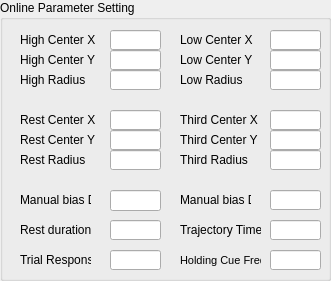
   <widget class="QGroupBox" name="groupBox">
    <property name="geometry">
     <rect>
      <x>530</x>
      <y>350</y>
      <width>331</width>
      <height>281</height>
     </rect>
    </property>
    <property name="title">
     <string>Online Parameter Setting</string>
    </property>
    <widget class="QLineEdit" name="HighCenterY">
     <property name="geometry">
      <rect>
       <x>110</x>
       <y>50</y>
       <width>51</width>
       <height>20</height>
      </rect>
     </property>
     <property name="text">
      <string/>
     </property>
    </widget>
    <widget class="QLabel" name="label_59">
     <property name="geometry">
      <rect>
       <x>20</x>
       <y>50</y>
       <width>81</width>
       <height>20</height>
      </rect>
     </property>
     <property name="text">
      <string>High Center Y</string>
     </property>
    </widget>
    <widget class="QLineEdit" name="HighCenterX">
     <property name="geometry">
      <rect>
       <x>110</x>
       <y>30</y>
       <width>51</width>
       <height>20</height>
      </rect>
     </property>
     <property name="text">
      <string/>
     </property>
    </widget>
    <widget class="QLabel" name="label_54">
     <property name="geometry">
      <rect>
       <x>20</x>
       <y>30</y>
       <width>81</width>
       <height>20</height>
      </rect>
     </property>
     <property name="text">
      <string>High Center X</string>
     </property>
    </widget>
    <widget class="QLineEdit" name="HighRadius">
     <property name="geometry">
      <rect>
       <x>110</x>
       <y>70</y>
       <width>51</width>
       <height>20</height>
      </rect>
     </property>
     <property name="text">
      <string/>
     </property>
    </widget>
    <widget class="QLabel" name="label_57">
     <property name="geometry">
      <rect>
       <x>20</x>
       <y>70</y>
       <width>81</width>
       <height>20</height>
      </rect>
     </property>
     <property name="text">
      <string>High Radius</string>
     </property>
    </widget>
    <widget class="QLineEdit" name="LowCenterX">
     <property name="geometry">
      <rect>
       <x>270</x>
       <y>30</y>
       <width>51</width>
       <height>20</height>
      </rect>
     </property>
     <property name="text">
      <string/>
     </property>
    </widget>
    <widget class="QLineEdit" name="LowRadius">
     <property name="geometry">
      <rect>
       <x>270</x>
       <y>70</y>
       <width>51</width>
       <height>20</height>
      </rect>
     </property>
     <property name="text">
      <string/>
     </property>
    </widget>
    <widget class="QLabel" name="label_63">
     <property name="geometry">
      <rect>
       <x>180</x>
       <y>70</y>
       <width>81</width>
       <height>20</height>
      </rect>
     </property>
     <property name="text">
      <string>Low Radius</string>
     </property>
    </widget>
    <widget class="QLabel" name="label_61">
     <property name="geometry">
      <rect>
       <x>180</x>
       <y>30</y>
       <width>81</width>
       <height>20</height>
      </rect>
     </property>
     <property name="text">
      <string>Low Center X</string>
     </property>
    </widget>
    <widget class="QLineEdit" name="LowCenterY">
     <property name="geometry">
      <rect>
       <x>270</x>
       <y>50</y>
       <width>51</width>
       <height>20</height>
      </rect>
     </property>
     <property name="text">
      <string/>
     </property>
    </widget>
    <widget class="QLabel" name="label_62">
     <property name="geometry">
      <rect>
       <x>180</x>
       <y>50</y>
       <width>81</width>
       <height>20</height>
      </rect>
     </property>
     <property name="text">
      <string>Low Center Y</string>
     </property>
    </widget>
    <widget class="QLabel" name="label_66">
     <property name="geometry">
      <rect>
       <x>20</x>
       <y>150</y>
       <width>81</width>
       <height>20</height>
      </rect>
     </property>
     <property name="text">
      <string>Rest Radius</string>
     </property>
    </widget>
    <widget class="QLineEdit" name="RestCenterY">
     <property name="geometry">
      <rect>
       <x>110</x>
       <y>130</y>
       <width>51</width>
       <height>20</height>
      </rect>
     </property>
     <property name="text">
      <string/>
     </property>
    </widget>
    <widget class="QLineEdit" name="RestRadius">
     <property name="geometry">
      <rect>
       <x>110</x>
       <y>150</y>
       <width>51</width>
       <height>20</height>
      </rect>
     </property>
     <property name="text">
      <string/>
     </property>
    </widget>
    <widget class="QLabel" name="label_65">
     <property name="geometry">
      <rect>
       <x>20</x>
       <y>130</y>
       <width>81</width>
       <height>20</height>
      </rect>
     </property>
     <property name="text">
      <string>Rest Center Y</string>
     </property>
    </widget>
    <widget class="QLabel" name="label_64">
     <property name="geometry">
      <rect>
       <x>20</x>
       <y>110</y>
       <width>81</width>
       <height>20</height>
      </rect>
     </property>
     <property name="text">
      <string>Rest Center X</string>
     </property>
    </widget>
    <widget class="QLineEdit" name="RestCenterX">
     <property name="geometry">
      <rect>
       <x>110</x>
       <y>110</y>
       <width>51</width>
       <height>20</height>
      </rect>
     </property>
     <property name="text">
      <string/>
     </property>
    </widget>
    <widget class="QLineEdit" name="MiddleCenterX">
     <property name="geometry">
      <rect>
       <x>270</x>
       <y>110</y>
       <width>51</width>
       <height>20</height>
      </rect>
     </property>
     <property name="text">
      <string/>
     </property>
    </widget>
    <widget class="QLineEdit" name="MiddleRadius">
     <property name="geometry">
      <rect>
       <x>270</x>
       <y>150</y>
       <width>51</width>
       <height>20</height>
      </rect>
     </property>
     <property name="text">
      <string/>
     </property>
    </widget>
    <widget class="QLabel" name="label_68">
     <property name="geometry">
      <rect>
       <x>180</x>
       <y>150</y>
       <width>81</width>
       <height>20</height>
      </rect>
     </property>
     <property name="text">
      <string>Third Radius</string>
     </property>
    </widget>
    <widget class="QLabel" name="label_67">
     <property name="geometry">
      <rect>
       <x>180</x>
       <y>130</y>
       <width>81</width>
       <height>20</height>
      </rect>
     </property>
     <property name="text">
      <string>Third Center Y</string>
     </property>
    </widget>
    <widget class="QLineEdit" name="MiddleCenterY">
     <property name="geometry">
      <rect>
       <x>270</x>
       <y>130</y>
       <width>51</width>
       <height>20</height>
      </rect>
     </property>
     <property name="text">
      <string/>
     </property>
    </widget>
    <widget class="QLabel" name="label_69">
     <property name="geometry">
      <rect>
       <x>180</x>
       <y>110</y>
       <width>81</width>
       <height>20</height>
      </rect>
     </property>
     <property name="text">
      <string>Third Center X</string>
     </property>
    </widget>
    <widget class="QLabel" name="label_60">
     <property name="geometry">
      <rect>
       <x>20</x>
       <y>190</y>
       <width>71</width>
       <height>20</height>
      </rect>
     </property>
     <property name="text">
      <string>Manual bias D1</string>
     </property>
    </widget>
    <widget class="QLineEdit" name="editRestDuration">
     <property name="geometry">
      <rect>
       <x>110</x>
       <y>220</y>
       <width>51</width>
       <height>20</height>
      </rect>
     </property>
     <property name="text">
      <string/>
     </property>
    </widget>
    <widget class="QLineEdit" name="editManualBias_2">
     <property name="geometry">
      <rect>
       <x>270</x>
       <y>190</y>
       <width>51</width>
       <height>20</height>
      </rect>
     </property>
     <property name="text">
      <string/>
     </property>
    </widget>
    <widget class="QLabel" name="label_55">
     <property name="geometry">
      <rect>
       <x>20</x>
       <y>220</y>
       <width>71</width>
       <height>20</height>
      </rect>
     </property>
     <property name="text">
      <string>Rest duration</string>
     </property>
    </widget>
    <widget class="QLabel" name="label_58">
     <property name="geometry">
      <rect>
       <x>180</x>
       <y>190</y>
       <width>71</width>
       <height>20</height>
      </rect>
     </property>
     <property name="text">
      <string>Manual bias D2</string>
     </property>
    </widget>
    <widget class="QLineEdit" name="editManualBias_1">
     <property name="geometry">
      <rect>
       <x>110</x>
       <y>190</y>
       <width>51</width>
       <height>21</height>
      </rect>
     </property>
     <property name="text">
      <string/>
     </property>
    </widget>
    <widget class="QLabel" name="label_70">
     <property name="geometry">
      <rect>
       <x>180</x>
       <y>220</y>
       <width>81</width>
       <height>20</height>
      </rect>
     </property>
     <property name="text">
      <string>Trajectory Time</string>
     </property>
    </widget>
    <widget class="QLineEdit" name="editPlotTime">
     <property name="geometry">
      <rect>
       <x>270</x>
       <y>220</y>
       <width>51</width>
       <height>20</height>
      </rect>
     </property>
     <property name="text">
      <string/>
     </property>
    </widget>
    <widget class="QLabel" name="label_71">
     <property name="geometry">
      <rect>
       <x>20</x>
       <y>250</y>
       <width>71</width>
       <height>20</height>
      </rect>
     </property>
     <property name="text">
      <string>Trial Response</string>
     </property>
    </widget>
    <widget class="QLineEdit" name="editResponseTime">
     <property name="geometry">
      <rect>
       <x>110</x>
       <y>250</y>
       <width>51</width>
       <height>20</height>
      </rect>
     </property>
     <property name="text">
      <string/>
     </property>
    </widget>
    <widget class="QLabel" name="label_73">
     <property name="geometry">
      <rect>
       <x>180</x>
       <y>250</y>
       <width>81</width>
       <height>20</height>
      </rect>
     </property>
     <property name="font">
      <font>
       <pointsize>8</pointsize>
      </font>
     </property>
     <property name="text">
      <string>Holding Cue Freq</string>
     </property>
    </widget>
    <widget class="QLineEdit" name="editHoldingCueFreq">
     <property name="geometry">
      <rect>
       <x>270</x>
       <y>250</y>
       <width>51</width>
       <height>20</height>
      </rect>
     </property>
     <property name="text">
      <string/>
     </property>
    </widget>
    <zorder>HighCenterY</zorder>
    <zorder>label_59</zorder>
    <zorder>HighCenterX</zorder>
    <zorder>label_54</zorder>
    <zorder>HighRadius</zorder>
    <zorder>label_57</zorder>
    <zorder>LowCenterX</zorder>
    <zorder>LowRadius</zorder>
    <zorder>label_63</zorder>
    <zorder>label_61</zorder>
    <zorder>LowCenterY</zorder>
    <zorder>label_62</zorder>
    <zorder>label_66</zorder>
    <zorder>RestCenterY</zorder>
    <zorder>RestRadius</zorder>
    <zorder>label_65</zorder>
    <zorder>label_64</zorder>
    <zorder>RestCenterX</zorder>
    <zorder>MiddleCenterX</zorder>
    <zorder>MiddleRadius</zorder>
    <zorder>label_68</zorder>
    <zorder>label_67</zorder>
    <zorder>MiddleCenterY</zorder>
    <zorder>label_69</zorder>
    <zorder>label_60</zorder>
    <zorder>editRestDuration</zorder>
    <zorder>editManualBias_2</zorder>
    <zorder>label_55</zorder>
    <zorder>label_58</zorder>
    <zorder>editManualBias_1</zorder>
    <zorder>label_70</zorder>
    <zorder>editPlotTime</zorder>
    <zorder>label_71</zorder>
    <zorder>editResponseTime</zorder>
    <zorder>label_73</zorder>
    <zorder>editHoldingCueFreq</zorder>
    <zorder>groupBox_3</zorder>
   </widget>
